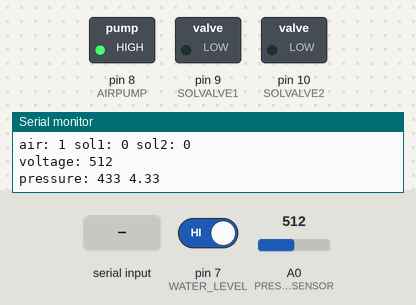
The sketch below on a simulated Arduino Uno, built with avr-gcc and run on an emulated ATmega328P. Shown: switched loads named in the sketch (green lamp = pin HIGH), the last lines printed to the serial monitor. The test bench sets the inputs (shaded band); at power-on: A0 (PRESSURE_SENSOR) = 512, pin 7 (WATER_LEVEL) HIGH.

Above: at 1.2 s.
1.3 s: A0 (PRESSURE_SENSOR) set to 740
2.8 s: A0 (PRESSURE_SENSOR) set to 763
At 4.2 s:
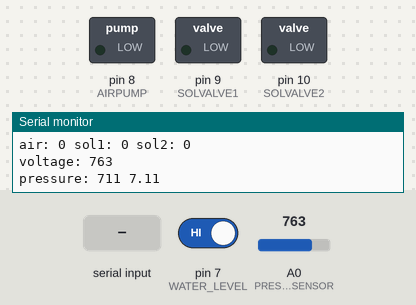
4.5 s: "1\n" received over Serial
At 5.7 s:
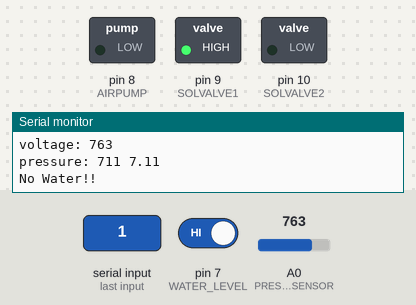
6.0 s: "2\n" received over Serial
At 6.5 s:
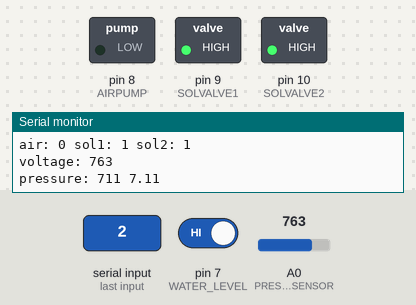
7.5 s: A0 (PRESSURE_SENSOR) set to 489
10.5 s: A0 (PRESSURE_SENSOR) set to 471
At 11.1 s:
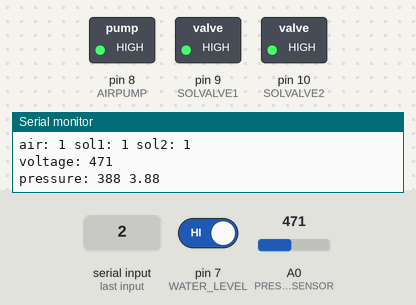
Timing chart, 0 to 13.0 s (numbered marks = the images above; inputs shaded):
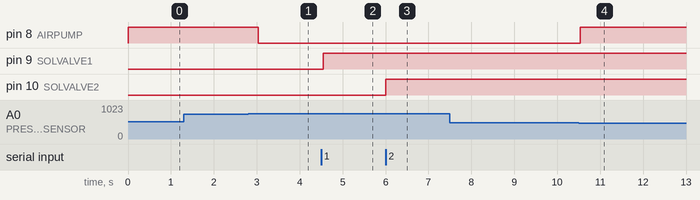

Measured:
- the behaviour switches between 753 and 754 on A0 (PRESSURE_SENSOR) (found by bisection; images 0 and 1)
- the behaviour switches between 482 and 481 on A0 (PRESSURE_SENSOR) (found by bisection; images 3 and 4)
- after the input at 2.8 s, pin 8 (AIRPUMP): HIGH → LOW after 0.24 s
- after the input at 4.5 s, pin 9 (SOLVALVE1): LOW → HIGH after 0.05 s
- after the input at 6.0 s, pin 10 (SOLVALVE2): LOW → HIGH at once
- after the input at 10.5 s, pin 8 (AIRPUMP): LOW → HIGH at once

The sketch:

airpump_test_v01.ino
```cpp
#include "airpump.h"

#define AIRPUMP 8
#define SOLVALVE1 9//spray
#define SOLVALVE2 10//spray
#define PRESSURE_SENSOR A0
#define WATER_LEVEL 7

bool air, sol1, sol2;
float high, low;
static bool force_shut;

void setup() {
  // put your setup code here, to run once:
  Serial.begin(9600);
  pinMode(AIRPUMP, OUTPUT);
  pinMode(SOLVALVE1, OUTPUT);
  pinMode(SOLVALVE2, OUTPUT);
  pinMode(WATER_LEVEL, INPUT_PULLUP);
  force_shut = 0;
  air = 1;
  sol1 = 0;
  sol2 = 0;
  high = 7.;
  low = 4.;
  digitalWrite(AIRPUMP, air);
  digitalWrite(SOLVALVE1, sol1);
  digitalWrite(SOLVALVE2, sol2);
}

void loop() {
  // put your main code here, to run repeatedly:
  if (digitalRead(WATER_LEVEL)) Serial.println("No Water!!");
  if (Serial.available()) {
    int x = Serial.parseInt();
    switch (x) {
      // case 0:
      //   force_shut = 1;
      //   air = 1;
      //   sol1 = 1;
      //   sol2 = 1;
      //   digitalWrite(AIRPUMP, 1);
      //   digitalWrite(SOLVALVE1, sol1);
      //   digitalWrite(SOLVALVE2, sol2);
      //   break;
      case 1:
        sol1 ^= 1;
        digitalWrite(SOLVALVE1, sol1);
        break;
      case 2:
        sol2 ^= 1;
        digitalWrite(SOLVALVE2, sol2);
        break;
      case 3:
        sol1 = 0;
        sol2 = 0;
        digitalWrite(SOLVALVE1, sol1);
        digitalWrite(SOLVALVE2, sol2);
        break;
      case 4:
        sol1 = 1;
        sol2 = 1;
        digitalWrite(SOLVALVE1, sol1);
        digitalWrite(SOLVALVE2, sol2);
        break;
      case 5:
        if (!force_shut) force_shut = 1;
        air = 0;
        digitalWrite(AIRPUMP, air);
        break;
      case 6:
        air = 1;
        digitalWrite(AIRPUMP, air);
        break;
      case 9:
        force_shut = 0;
        break;
      default:
        break;
    }
  }
  // if (force_shut) {
  //   delay(1000);
  //   return;
  // }
  Serial.print("air: ");
  Serial.print(air);
  Serial.print(" sol1: ");
  Serial.print(sol1);
  Serial.print(" sol2: ");
  Serial.println(sol2);
  int V = analogRead(PRESSURE_SENSOR);
  Serial.print("voltage: ");
  Serial.println(V);
  // float prs = V * 1.1911 - 276.68;
  float prs = V * 0.01106 - 1.3226;
  int press = map(V, 210, 1024, 100, 1000);
  Serial.print("pressure: ");
  Serial.print(press);
  Serial.print(" ");
  Serial.println(press / 100.);
  int f = pressure_check(press / 100., high, low);
  if (!force_shut && f == 1) {
    air = 1;
  }
  else if (f == -1) {
    air = 0;
  }
  //else do nothing;
  digitalWrite(AIRPUMP, air);
  delay(500);
}
```

airpump.cpp
```cpp
#ifndef _SOURCE_
#define _SOURCE_

int pressure_check(float val, float high, float low) {
  if (low > val) return 1;
  if (high < val) return -1;
  return 0;
}

#endif
```

airpump.h
```cpp
#ifndef _AIRPUMP_H_
#define _AIRPUMP_H_

int pressure_check(float val, float high, float low);

#endif
```
